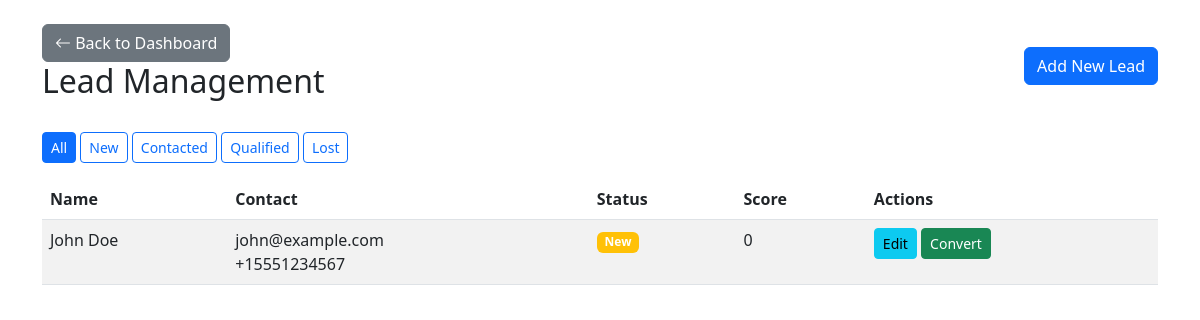
The app's page /leads.php (signed in) with its own data.
### tables this page shows
CREATE TABLE `leads` (
  `id` int(11) NOT NULL,
  `name` varchar(255) NOT NULL,
  `email` varchar(255) NOT NULL,
  `phone` varchar(50) DEFAULT NULL,
  `company` varchar(255) DEFAULT NULL,
  `source` enum('website','referral','social','event','cold_call') NOT NULL,
  `website` varchar(255) DEFAULT NULL,
  `notes` text DEFAULT NULL,
  `status` enum('new','contacted','qualified','lost') NOT NULL DEFAULT 'new',
  `created_at` datetime NOT NULL DEFAULT current_timestamp(),
  `assigned_to` int(11) DEFAULT NULL,
  `created_by` int(11) DEFAULT NULL,
  `score` int(11) DEFAULT 0
);

### leads.php (the view, shortened to what this page needs)
<?php
require 'config.php';
$status = $_GET['status'] ?? 'all';
$query = "SELECT * FROM leads";
if (in_array($status, ['new', 'contacted', 'qualified', 'lost'])) {
    $query .= " WHERE status = ?";
    $leads = $pdo->prepare($query);
    $leads->execute([$status]);
} else {
    $leads = $pdo->query($query);
}
$leads = $leads->fetchAll();
?>
<!DOCTYPE html>
<html>
<head>
    <link href="https://cdn.jsdelivr.net/npm/bootstrap@5.3.0/dist/css/bootstrap.min.css" rel="stylesheet">
</head>
<body>
    <div class="container mt-4">
        <div class="d-flex justify-content-between align-items-center mb-4">
            <div>
                <a href="dashboard.php" class="btn btn-secondary me-2">
                    <i class="bi bi-arrow-left"></i> Back to Dashboard
                </a>
                <h2>Lead Management</h2>
            </div>
            <a href="new_lead.php" class="btn btn-primary">Add New Lead</a>
        </div>
        <div class="mb-3">
            <a href="?status=all" class="btn btn-sm <?= $status == 'all' ? 'btn-primary' : 'btn-outline-primary' ?>">All</a>
            <a href="?status=new" class="btn btn-sm <?= $status == 'new' ? 'btn-primary' : 'btn-outline-primary' ?>">New</a>
            <a href="?status=contacted" class="btn btn-sm <?= $status == 'contacted' ? 'btn-primary' : 'btn-outline-primary' ?>">Contacted</a>
            <a href="?status=qualified" class="btn btn-sm <?= $status == 'qualified' ? 'btn-primary' : 'btn-outline-primary' ?>">Qualified</a>
            <a href="?status=lost" class="btn btn-sm <?= $status == 'lost' ? 'btn-primary' : 'btn-outline-primary' ?>">Lost</a>
        </div>
        <table class="table table-striped">
            <thead>
                <tr>
                    <th>Name</th>
                    <th>Contact</th>
                    <th>Status</th>
                    <th>Score</th>
                    <th>Actions</th>
                </tr>
            </thead>
            <tbody>
                <?php foreach ($leads as $lead): ?>
                <tr>
                    <td><?= htmlspecialchars($lead['name']) ?></td>
                    <td>
                        <?= htmlspecialchars($lead['email']) ?><br>
                        <?= htmlspecialchars($lead['phone']) ?>
                    </td>
                    <td>
                        <span class="badge bg-<?=
                            $lead['status'] == 'qualified' ? 'success' :
                            ($lead['status'] == 'lost' ? 'danger' : 'warning')
                        ?>">
                            <?= ucfirst($lead['status']) ?>
                        </span>
                    </td>
                    <td><?= $lead['score'] ?></td>
                    <td>
                        <a href="edit_lead.php?id=<?= $lead['id'] ?>" class="btn btn-sm btn-info">Edit</a>
                        <a href="lead_actions.php?action=convert&id=<?= $lead['id'] ?>" class="btn btn-sm btn-success">Convert</a>
                    </td>
                </tr>
                <?php endforeach; ?>
            </tbody>
        </table>
    </div>
    <link rel="stylesheet" href="https://cdn.jsdelivr.net/npm/bootstrap-icons@1.10.0/font/bootstrap-icons.css">
</body>
</html>

### records on screen
leads: name "John Doe", email "john@example.com", phone "+15551234567", status "New", score "0"
